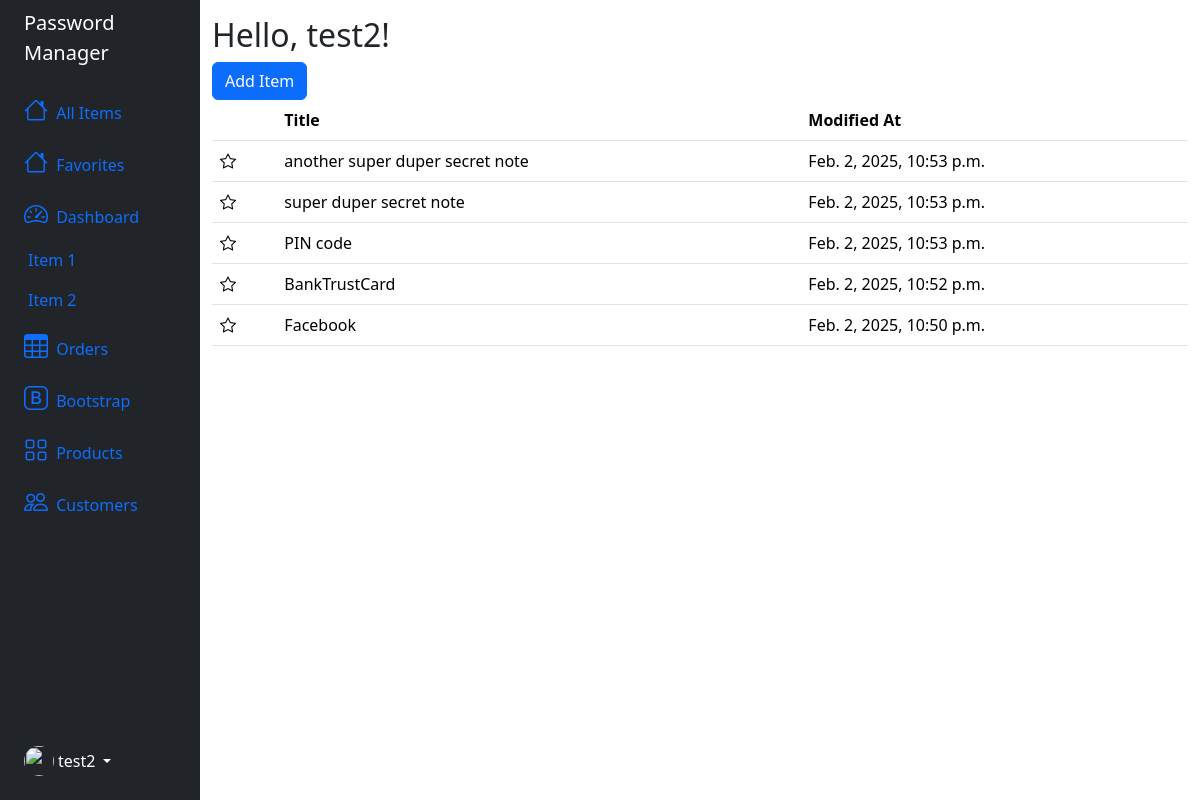
The app's page / (signed in), older data.
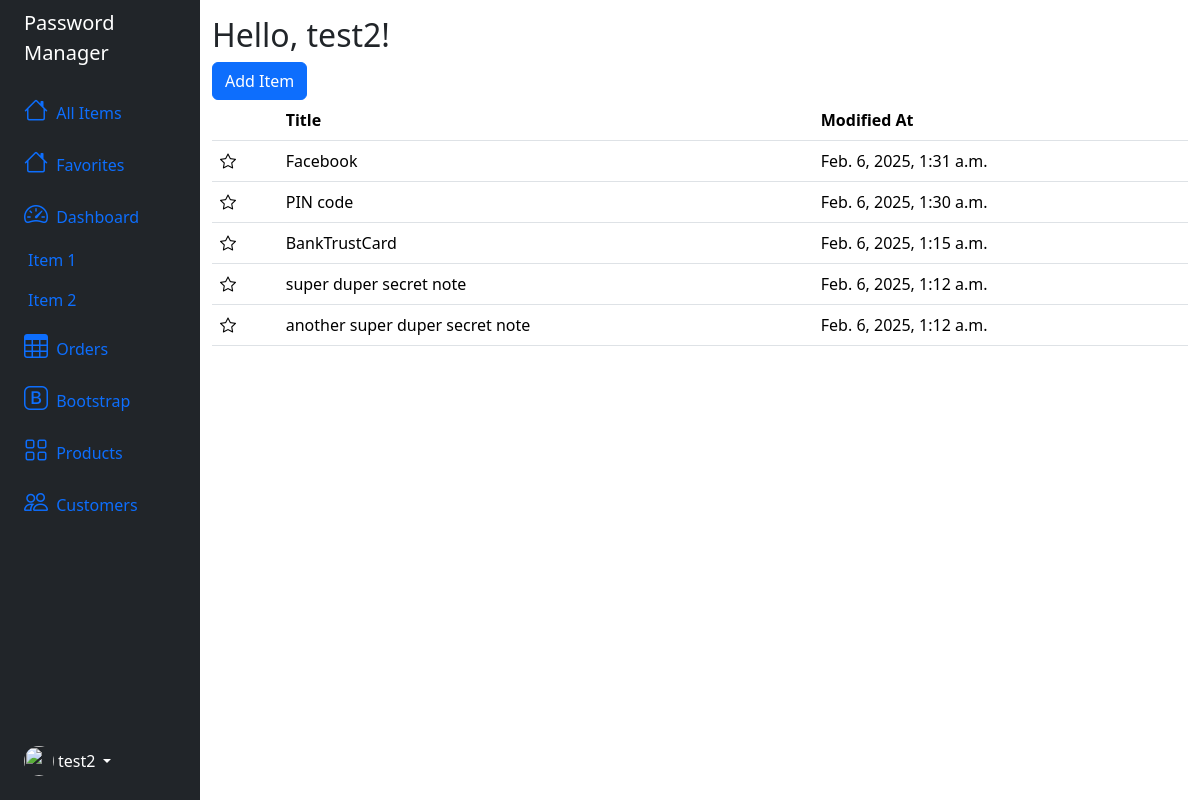
The same page, newer data.
### password_manager/models.py (models this page shows)
class CommonInfo(models.Model):
    user = models.ForeignKey(User, on_delete=models.CASCADE)
    name = models.CharField(max_length=100)
    modified_at = models.DateTimeField(auto_now=True)
    created_at = models.DateTimeField(auto_now_add=True)
    is_favorited = models.BooleanField(default=False)
    class Meta:
        abstract = True

class SecureNote(CommonInfo):
    id = models.UUIDField(primary_key=True, default=uuid.uuid4, editable=False)
    notes = models.TextField()
    notes_nonce = models.CharField(max_length=24, default="")
    notes_tag = models.CharField(max_length=24, default="")

class PIN(CommonInfo):
    id = models.UUIDField(primary_key=True, default=uuid.uuid4, editable=False)
    code = models.CharField(max_length=6)
    note = models.TextField(blank=True)
    code_nonce = models.CharField(max_length=24, default="")
    code_tag = models.CharField(max_length=24, default="")

class Card(CommonInfo):
    id = models.UUIDField(primary_key=True, default=uuid.uuid4, editable=False)
    cardholder = models.CharField(max_length=100)
    number = models.CharField(max_length=19)
    expiration_date = models.DateField()
    cvv = models.CharField(max_length=4)
    number_nonce = models.CharField(max_length=24, default="")
    number_tag = models.CharField(max_length=24, default="")
    cvv_nonce = models.CharField(max_length=24, default="")
    cvv_tag = models.CharField(max_length=24, default="")

class Login(CommonInfo):
    id = models.UUIDField(primary_key=True, default=uuid.uuid4, editable=False)
    username = models.CharField(max_length=100)
    password = models.TextField()
    website = models.URLField(null=True, blank=True)
    note = models.TextField(blank=True)
    password_nonce = models.CharField(max_length=24, default="")
    password_tag = models.CharField(max_length=24, default="")

### password_manager/views.py (the view)
# urls.py: path("", views.index, name="index"),
@login_required(login_url="/login")
def index(request):
    user_id = request.user.id
    login = Login.objects.filter(user_id=user_id)
    card = Card.objects.filter(user_id=user_id)
    pin = PIN.objects.filter(user_id=user_id)
    secure_note = SecureNote.objects.filter(user_id=user_id)
    credentials_list = list(chain(login, card, pin, secure_note))
    credentials = sorted(credentials_list, key=lambda credential:credential.modified_at, reverse=True)
    return render(request, "password_manager/index.html", {
        "form": LoginForm(),
        "credentials": credentials
    })

### password_manager/templates/password_manager/index.html (shortened to what this page needs)
{% extends "password_manager/layout.html" %}
{% load static %}
{% block body %}
    <h2>Hello, {{ user.username }}!</h2>
    <button type="button" class="btn btn-primary" data-bs-toggle="modal" data-bs-target="#exampleModal">
        Add Item
    </button>
    <table class="table table-hover">
        <thead>
          <tr>
            <th scope="col"></th>
            <th scope="col">Title</th>
            <th scope="col">Modified At</th>
          </tr>
        </thead>
        <tbody>
          {% for credential in credentials %}
            {% if credential.password %}
                <tr class=table-row data-bs-toggle="offcanvas" data-type="login" data-uuid="{{ credential.id }}" href="#offcanvasScrolling" aria-controls="offcanvasScrolling">
                    {% if credential.is_favorited %}
                        <td><button class="favorite-btn"><i class="bi bi-star-fill favorite"></i></button></td>
                    {% else %}
                        <td><button class="favorite-btn"><i class="bi bi-star"></i></button></td>
                    {% endif %}
                    <td>{{ credential.name }}</td>
                    <td>{{ credential.modified_at }}</td>
                </tr>
            {% elif credential.number %}
                <tr class=table-row data-bs-toggle="offcanvas" data-type="card" data-uuid="{{ credential.id }}" href="#offcanvasScrolling" aria-controls="offcanvasScrolling">
                    {% if credential.is_favorited %}
                        <td><button class="favorite-btn"><i class="bi bi-star-fill favorite"></i></button></td>
                    {% else %}
                        <td><button class="favorite-btn"><i class="bi bi-star"></i></button></td>
                    {% endif %}
                    <td>{{ credential.name }}</td>
                    <td>{{ credential.modified_at }}</td>
                </tr>
            {% elif credential.code %}
                <tr class=table-row data-bs-toggle="offcanvas" data-type="pin" data-uuid="{{ credential.id }}" href="#offcanvasScrolling" aria-controls="offcanvasScrolling">
                    {% if credential.is_favorited %}
                        <td><button class="favorite-btn"><i class="bi bi-star-fill favorite"></i></button></td>
                    {% else %}
                        <td><button class="favorite-btn"><i class="bi bi-star"></i></button></td>
                    {% endif %}
                    <td>{{ credential.name }}</td>
                    <td>{{ credential.modified_at }}</td>
                </tr>
            {% else %}
                <tr class=table-row data-bs-toggle="offcanvas" data-type="secure-note" data-uuid="{{ credential.id }}" href="#offcanvasScrolling" aria-controls="offcanvasScrolling">
                    {% if credential.is_favorited %}
                        <td><button class="favorite-btn"><i class="bi bi-star-fill favorite"></i></button></td>
                    {% else %}
                        <td><button class="favorite-btn"><i class="bi bi-star"></i></button></td>
                    {% endif %}
                    <td>{{ credential.name }}</td>
                    <td>{{ credential.modified_at }}</td>
                </tr>
            {% endif %}
          {% endfor %}
        </tbody>
      </table>
{% endblock %}

Row changes from the older to the newer data that the page shows:
changed Login "Facebook": modified_at "Feb. 2, 2025, 10:50 p.m." → "Feb. 6, 2025, 1:31 a.m."; moves up the list
changed PIN "PIN code": modified_at "Feb. 2, 2025, 10:53 p.m." → "Feb. 6, 2025, 1:30 a.m."
changed Card "BankTrustCard": modified_at "Feb. 2, 2025, 10:52 p.m." → "Feb. 6, 2025, 1:15 a.m."
changed SecureNote "super duper secret note": modified_at "Feb. 2, 2025, 10:53 p.m." → "Feb. 6, 2025, 1:12 a.m."; moves down the list
changed SecureNote "another super duper secret note": modified_at "Feb. 2, 2025, 10:53 p.m." → "Feb. 6, 2025, 1:12 a.m."; moves down the list
